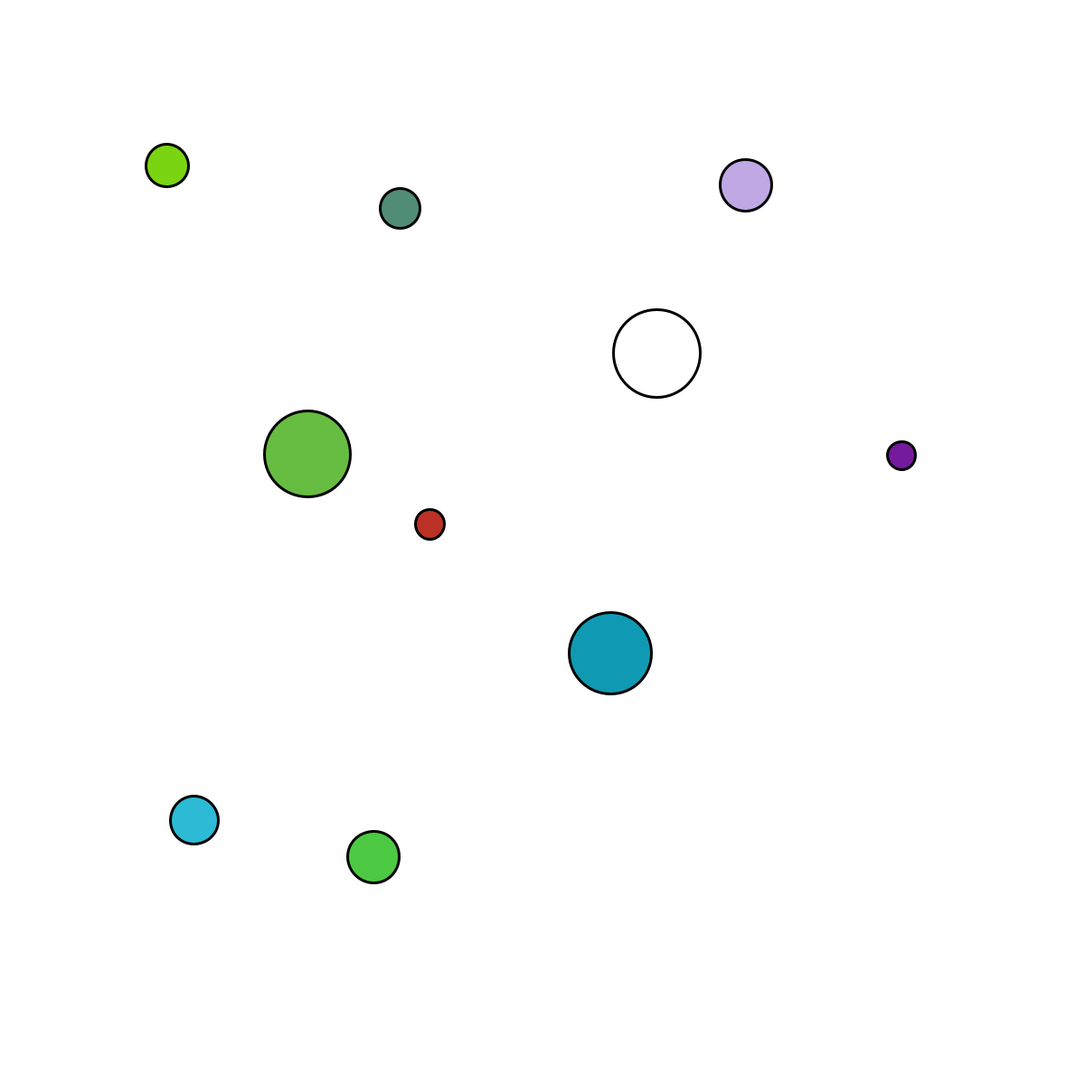
Frame 1 (no input)
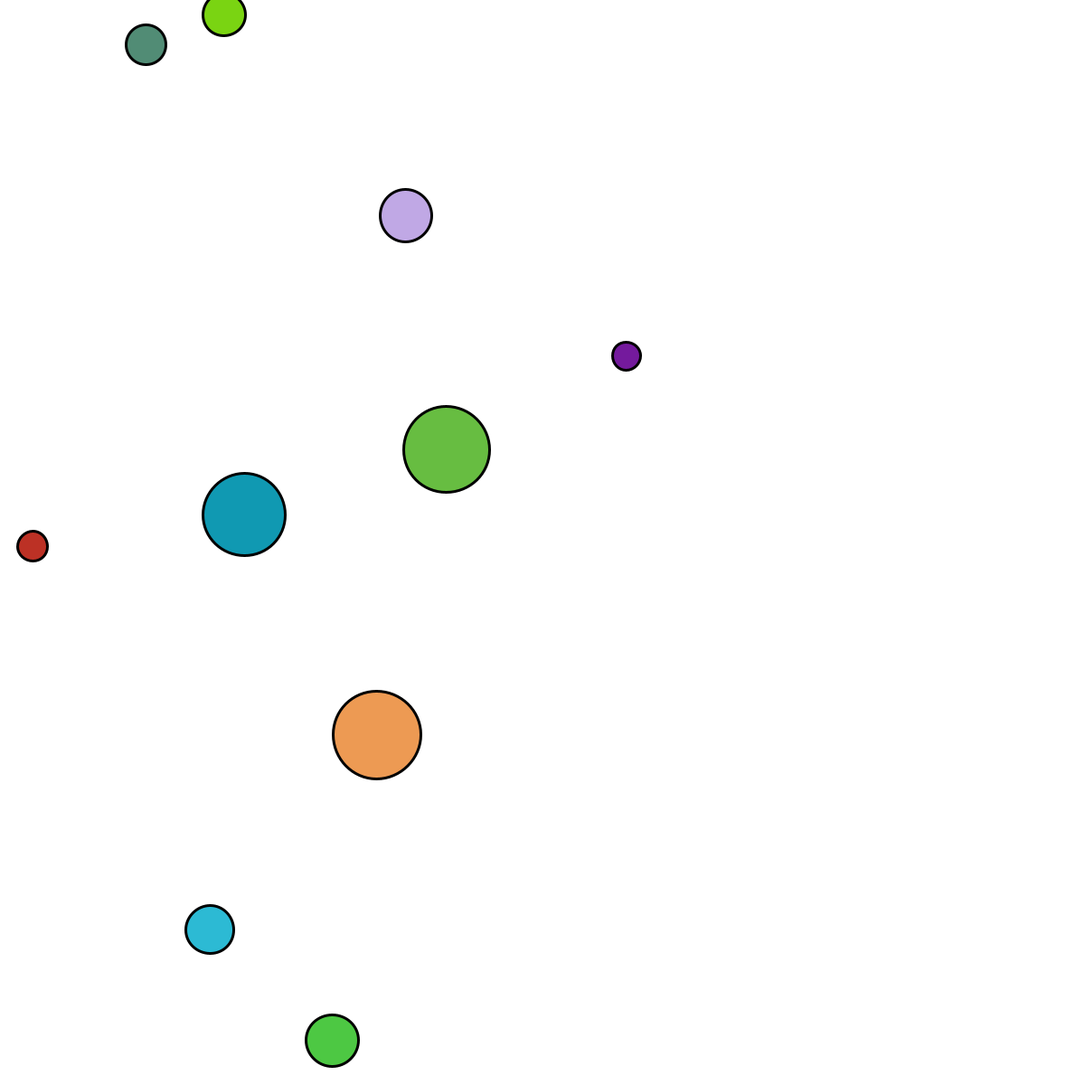
Frame 60 (the mouse pressed at the canvas centre just before this capture)
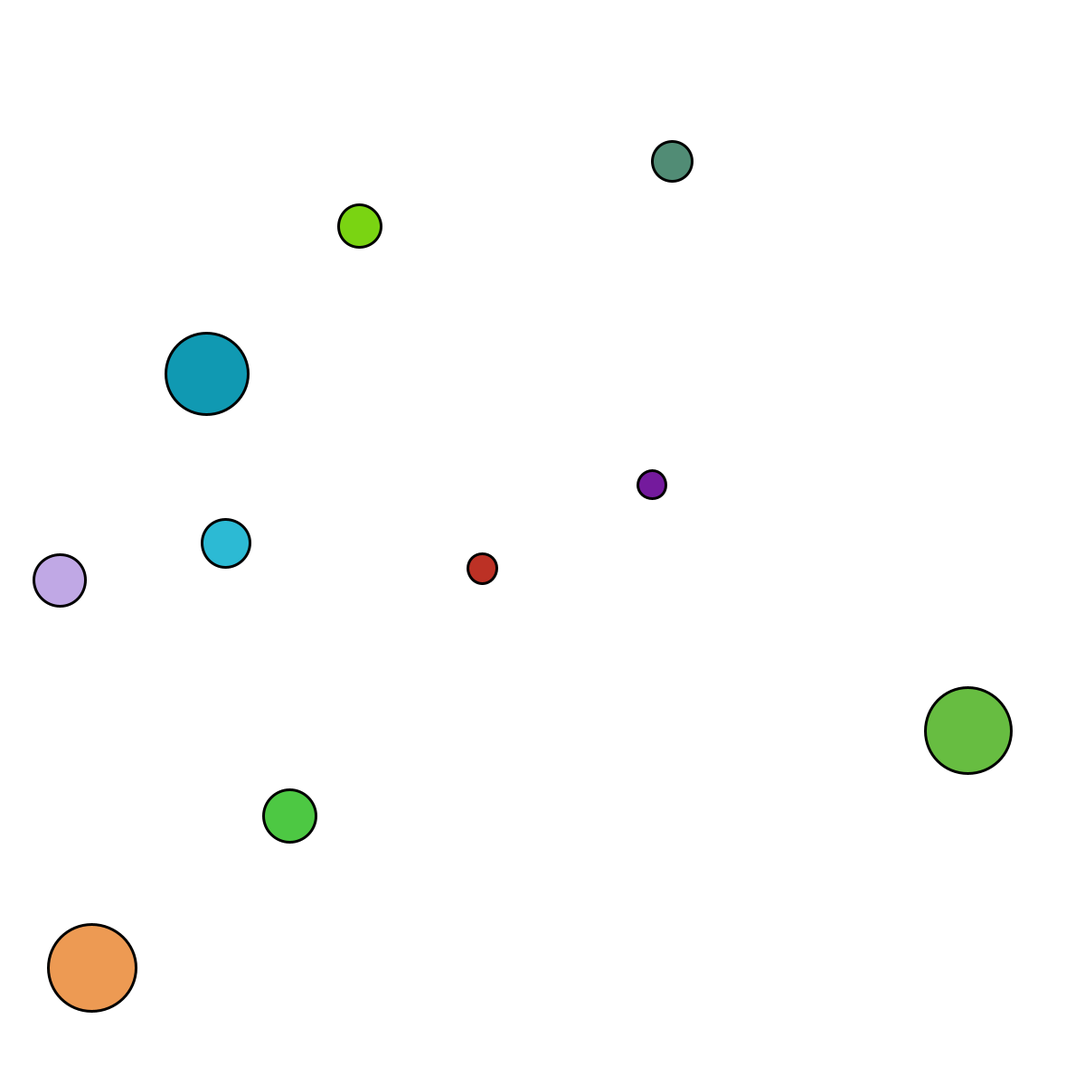
Frame 120 (the mouse held since frame 60 and released just before this capture)

The Processing sketch that drew these frames (run headless with seeded random() and noise(); from frame 60 on, the mouse is pressed at the canvas centre):

// Processing sketch: Lab4_4
// ── Lab4_4.pde
Ball[] balls = new Ball[10];

void setup() {
  size(1200,1200);
  smooth();
  
  for(int i = 0; i < balls.length; i++)
  {
    balls[i] = new Ball((random(150, 1050)), (random(150, 1050)), (random(30,100)));
  }

}

void draw() 
{
  
  
 background(255);
 
 for(int i =0; i < balls.length; i++)
 {
 balls[i].update();
 balls[i].display();
 balls[i].boundaryDetection();
   
 for(int j = i+1; j < balls.length; j++)
 {
   balls[i].collision(balls[j]);
 }
 
 }
  

}
// ── Ball.pde
class Ball
{

  PVector position;  // Location of the ball
  PVector velocity;  // Velocity of the ball 

  boolean collision = false;

  float radius;

  float mass;
   
  int r_ = 0;
  int g_ = 0;
  int b_ = 0;
  float size = 0;
  
  Ball (float x, float y, float s)
  {
    position = new PVector(x,y);
    //velocity = PVector.random2D();
    velocity = new PVector(random(-10,10), random(-10, 10));
    
    
    r_= round(random(0,255));
    b_= round(random(0,255));
    g_= round(random(0,255));
    
    size = s;
    
    
    radius = size /2 ;
    mass = 0.2 ;
    
  }
  
  void update()
  {
    position.add(velocity);
  }
  
  void boundaryDetection()
  {
     // Bounce off edges
    if ((position.x > width - radius) || (position.x < 0 + radius)) {
      velocity.x = velocity.x * -1;
    }
    if ((position.y > height - radius) || (position.y < 0 + radius)) {
      // We're reducing velocity ever so slightly 
      // when it hits the bottom of the window
      velocity.y = velocity.y * -1; 
      //location.y = height;
    }
    
  }
  void collision(Ball other)
  {
    
    //Get distances between the ball components 
    PVector distanceVect = PVector.sub(position, other.position);
    
    //Calculate magnitude of the vector seperating the balls 
    float distanceVectMag = distanceVect.mag();
    
    //Minimum distance before they are touching 
    float minDistance = radius + other.radius;
    
    
    if ( distanceVectMag < minDistance)
    {
      
      collision = true; 
     
     float tempV1X = (velocity.x * (mass - other.mass) + (2 *  other.mass * other.velocity.x)) / (mass + other.mass);
     float tempV1Y = (velocity.y * (mass - other.mass) + (2 *  other.mass * other.velocity.y)) / (mass + other.mass);
     
     float tempV2X = (other.velocity.x * (other.mass - mass) + (2 * mass * velocity.x)) / (mass + other.mass);
     float tempV2Y = other.velocity.y * (other.mass - mass) + (2 * (mass * velocity.y)) / (mass + other.mass);
    
     velocity = new PVector (tempV1X, tempV1Y);
     other.velocity = new PVector(tempV2X , tempV2Y);
     
    }
    
   
  }
   
  void display() {
    
    stroke(0,0,0);
    strokeWeight(3);
    ellipse(position.x,position.y,size,size);
    
    
    fill(r_,g_,b_);
      
     
  }
}
